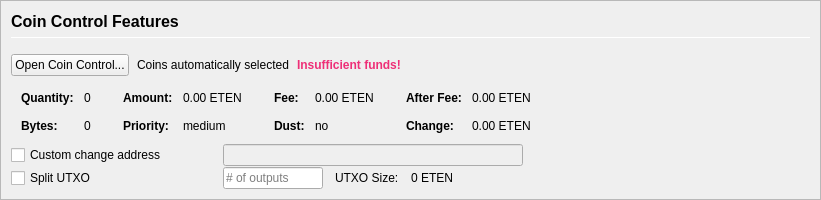
         <widget class="QFrame" name="frameCoinControl">
          <property name="sizePolicy">
           <sizepolicy hsizetype="Expanding" vsizetype="Expanding">
            <horstretch>0</horstretch>
            <verstretch>0</verstretch>
           </sizepolicy>
          </property>
          <property name="maximumSize">
           <size>
            <width>16777215</width>
            <height>16777215</height>
           </size>
          </property>
          <property name="frameShape">
           <enum>QFrame::StyledPanel</enum>
          </property>
          <property name="frameShadow">
           <enum>QFrame::Sunken</enum>
          </property>
          <layout class="QVBoxLayout" name="verticalLayoutCoinControl2">
           <property name="spacing">
            <number>0</number>
           </property>
           <property name="leftMargin">
            <number>0</number>
           </property>
           <property name="topMargin">
            <number>0</number>
           </property>
           <property name="rightMargin">
            <number>0</number>
           </property>
           <property name="bottomMargin">
            <number>0</number>
           </property>
           <item>
            <widget class="QFrame" name="frameCoinControl_BG">
             <layout class="QVBoxLayout" name="verticalLayoutCoinControl" stretch="0,0,0,0,0,0">
              <property name="spacing">
               <number>1</number>
              </property>
              <property name="leftMargin">
               <number>10</number>
              </property>
              <property name="topMargin">
               <number>10</number>
              </property>
              <item>
               <layout class="QHBoxLayout" name="horizontalLayoutCoinControl1">
                <property name="bottomMargin">
                 <number>15</number>
                </property>
                <item>
                 <layout class="QVBoxLayout" name="verticalLayout_3">
                  <property name="spacing">
                   <number>6</number>
                  </property>
                  <item>
                   <widget class="QLabel" name="labelCoinControlFeatures">
                    <property name="sizePolicy">
                     <sizepolicy hsizetype="Preferred" vsizetype="Maximum">
                      <horstretch>0</horstretch>
                      <verstretch>0</verstretch>
                     </sizepolicy>
                    </property>
                    <property name="minimumSize">
                     <size>
                      <width>0</width>
                      <height>20</height>
                     </size>
                    </property>
                    <property name="font">
                     <font>
                      <pointsize>12</pointsize>
                      <weight>75</weight>
                      <bold>true</bold>
                     </font>
                    </property>
                    <property name="styleSheet">
                     <string notr="true">font-weight:bold;</string>
                    </property>
                    <property name="text">
                     <string>Coin Control Features</string>
                    </property>
                   </widget>
                  </item>
                  <item>
                   <widget class="Line" name="line">
                    <property name="minimumSize">
                     <size>
                      <width>0</width>
                      <height>1</height>
                     </size>
                    </property>
                    <property name="maximumSize">
                     <size>
                      <width>16777215</width>
                      <height>1</height>
                     </size>
                    </property>
                    <property name="orientation">
                     <enum>Qt::Horizontal</enum>
                    </property>
                   </widget>
                  </item>
                 </layout>
                </item>
               </layout>
              </item>
              <item>
               <layout class="QHBoxLayout" name="horizontalLayoutCoinControl2" stretch="0,0,0,0">
                <property name="spacing">
                 <number>8</number>
                </property>
                <property name="bottomMargin">
                 <number>10</number>
                </property>
                <item>
                 <widget class="QPushButton" name="pushButtonCoinControl">
                  <property name="styleSheet">
                   <string notr="true"/>
                  </property>
                  <property name="text">
                   <string>Open Coin Control...</string>
                  </property>
                  <property name="autoDefault">
                   <bool>false</bool>
                  </property>
                 </widget>
                </item>
                <item>
                 <widget class="QLabel" name="labelCoinControlAutomaticallySelected">
                  <property name="text">
                   <string>Coins automatically selected</string>
                  </property>
                  <property name="margin">
                   <number>5</number>
                  </property>
                 </widget>
                </item>
                <item>
                 <widget class="QLabel" name="labelCoinControlInsuffFunds">
                  <property name="font">
                   <font>
                    <weight>75</weight>
                    <bold>true</bold>
                   </font>
                  </property>
                  <property name="styleSheet">
                   <string notr="true">color: #ee2f77;font-weight:bold;</string>
                  </property>
                  <property name="text">
                   <string>Insufficient funds!</string>
                  </property>
                  <property name="margin">
                   <number>5</number>
                  </property>
                 </widget>
                </item>
                <item>
                 <spacer name="horizontalSpacerCoinControl">
                  <property name="orientation">
                   <enum>Qt::Horizontal</enum>
                  </property>
                  <property name="sizeHint" stdset="0">
                   <size>
                    <width>40</width>
                    <height>1</height>
                   </size>
                  </property>
                 </spacer>
                </item>
               </layout>
              </item>
              <item>
               <widget class="QWidget" name="widgetCoinControl" native="true">
                <property name="sizePolicy">
                 <sizepolicy hsizetype="Preferred" vsizetype="Preferred">
                  <horstretch>0</horstretch>
                  <verstretch>0</verstretch>
                 </sizepolicy>
                </property>
                <property name="minimumSize">
                 <size>
                  <width>0</width>
                  <height>0</height>
                 </size>
                </property>
                <property name="styleSheet">
                 <string notr="true"/>
                </property>
                <layout class="QHBoxLayout" name="horizontalLayoutCoinControl5">
                 <property name="leftMargin">
                  <number>0</number>
                 </property>
                 <property name="topMargin">
                  <number>0</number>
                 </property>
                 <property name="rightMargin">
                  <number>0</number>
                 </property>
                 <property name="bottomMargin">
                  <number>0</number>
                 </property>
                 <item>
                  <layout class="QHBoxLayout" name="horizontalLayoutCoinControl3" stretch="0,0,0,1">
                   <property name="spacing">
                    <number>20</number>
                   </property>
                   <property name="topMargin">
                    <number>0</number>
                   </property>
                   <property name="bottomMargin">
                    <number>10</number>
                   </property>
                   <item>
                    <layout class="QFormLayout" name="formLayoutCoinControl1">
                     <property name="horizontalSpacing">
                      <number>10</number>
                     </property>
                     <property name="verticalSpacing">
                      <number>14</number>
                     </property>
                     <property name="leftMargin">
                      <number>10</number>
                     </property>
                     <property name="topMargin">
                      <number>4</number>
                     </property>
                     <property name="rightMargin">
                      <number>6</number>
                     </property>
                     <item row="0" column="0">
                      <widget class="QLabel" name="labelCoinControlQuantityText">
                       <property name="font">
                        <font>
                         <weight>75</weight>
                         <bold>true</bold>
                        </font>
                       </property>
                       <property name="text">
                        <string>Quantity:</string>
                       </property>
                       <property name="margin">
                        <number>0</number>
                       </property>
                      </widget>
                     </item>
                     <item row="0" column="1">
                      <widget class="QLabel" name="labelCoinControlQuantity">
                       <property name="cursor">
                        <cursorShape>IBeamCursor</cursorShape>
                       </property>
                       <property name="contextMenuPolicy">
                        <enum>Qt::ActionsContextMenu</enum>
                       </property>
                       <property name="text">
                        <string notr="true">0</string>
                       </property>
                       <property name="margin">
                        <number>0</number>
                       </property>
                       <property name="textInteractionFlags">
                        <set>Qt::LinksAccessibleByMouse|Qt::TextSelectableByKeyboard|Qt::TextSelectableByMouse</set>
                       </property>
                      </widget>
                     </item>
                     <item row="1" column="0">
                      <widget class="QLabel" name="labelCoinControlBytesText">
                       <property name="font">
                        <font>
                         <weight>75</weight>
                         <bold>true</bold>
                        </font>
                       </property>
                       <property name="text">
                        <string>Bytes:</string>
                       </property>
                      </widget>
                     </item>
                     <item row="1" column="1">
                      <widget class="QLabel" name="labelCoinControlBytes">
                       <property name="cursor">
                        <cursorShape>IBeamCursor</cursorShape>
                       </property>
                       <property name="contextMenuPolicy">
                        <enum>Qt::ActionsContextMenu</enum>
                       </property>
                       <property name="text">
                        <string notr="true">0</string>
                       </property>
                       <property name="textInteractionFlags">
                        <set>Qt::LinksAccessibleByMouse|Qt::TextSelectableByKeyboard|Qt::TextSelectableByMouse</set>
                       </property>
                      </widget>
                     </item>
                    </layout>
                   </item>
                   <item>
                    <layout class="QFormLayout" name="formLayoutCoinControl2">
                     <property name="horizontalSpacing">
                      <number>10</number>
                     </property>
                     <property name="verticalSpacing">
                      <number>14</number>
                     </property>
                     <property name="leftMargin">
                      <number>6</number>
                     </property>
                     <property name="topMargin">
                      <number>4</number>
                     </property>
                     <property name="rightMargin">
                      <number>6</number>
                     </property>
                     <item row="0" column="0">
                      <widget class="QLabel" name="labelCoinControlAmountText">
                       <property name="font">
                        <font>
                         <weight>75</weight>
                         <bold>true</bold>
                        </font>
                       </property>
                       <property name="text">
                        <string>Amount:</string>
                       </property>
                       <property name="margin">
                        <number>0</number>
                       </property>
                      </widget>
                     </item>
                     <item row="0" column="1">
                      <widget class="QLabel" name="labelCoinControlAmount">
                       <property name="cursor">
                        <cursorShape>IBeamCursor</cursorShape>
                       </property>
                       <property name="contextMenuPolicy">
                        <enum>Qt::ActionsContextMenu</enum>
                       </property>
                       <property name="text">
                        <string notr="true">0.00 ETEN</string>
                       </property>
                       <property name="textInteractionFlags">
                        <set>Qt::LinksAccessibleByMouse|Qt::TextSelectableByKeyboard|Qt::TextSelectableByMouse</set>
                       </property>
                      </widget>
                     </item>
                     <item row="1" column="0">
                      <widget class="QLabel" name="labelCoinControlPriorityText">
                       <property name="font">
                        <font>
                         <weight>75</weight>
                         <bold>true</bold>
                        </font>
                       </property>
                       <property name="text">
                        <string>Priority:</string>
                       </property>
                      </widget>
                     </item>
                     <item row="1" column="1">
                      <widget class="QLabel" name="labelCoinControlPriority">
                       <property name="cursor">
                        <cursorShape>IBeamCursor</cursorShape>
                       </property>
                       <property name="contextMenuPolicy">
                        <enum>Qt::ActionsContextMenu</enum>
                       </property>
                       <property name="text">
                        <string>medium</string>
                       </property>
                       <property name="textInteractionFlags">
                        <set>Qt::LinksAccessibleByMouse|Qt::TextSelectableByKeyboard|Qt::TextSelectableByMouse</set>
                       </property>
                      </widget>
                     </item>
                    </layout>
                   </item>
                   <item>
                    <layout class="QFormLayout" name="formLayoutCoinControl3">
                     <property name="horizontalSpacing">
                      <number>10</number>
                     </property>
                     <property name="verticalSpacing">
                      <number>14</number>
                     </property>
                     <property name="leftMargin">
                      <number>6</number>
                     </property>
                     <property name="topMargin">
                      <number>4</number>
                     </property>
                     <property name="rightMargin">
                      <number>6</number>
                     </property>
                     <item row="0" column="0">
                      <widget class="QLabel" name="labelCoinControlFeeText">
                       <property name="font">
                        <font>
                         <weight>75</weight>
                         <bold>true</bold>
                        </font>
                       </property>
                       <property name="text">
                        <string>Fee:</string>
                       </property>
                       <property name="margin">
                        <number>0</number>
                       </property>
                      </widget>
                     </item>
                     <item row="0" column="1">
                      <widget class="QLabel" name="labelCoinControlFee">
                       <property name="cursor">
                        <cursorShape>IBeamCursor</cursorShape>
                       </property>
                       <property name="contextMenuPolicy">
                        <enum>Qt::ActionsContextMenu</enum>
                       </property>
                       <property name="text">
                        <string notr="true">0.00 ETEN</string>
                       </property>
                       <property name="textInteractionFlags">
                        <set>Qt::LinksAccessibleByMouse|Qt::TextSelectableByKeyboard|Qt::TextSelectableByMouse</set>
                       </property>
                      </widget>
                     </item>
                     <item row="1" column="0">
                      <widget class="QLabel" name="labelCoinControlLowOutputText">
                       <property name="font">
                        <font>
                         <weight>75</weight>
                         <bold>true</bold>
                        </font>
                       </property>
                       <property name="text">
                        <string>Dust:</string>
                       </property>
                      </widget>
                     </item>
                     <item row="1" column="1">
                      <widget class="QLabel" name="labelCoinControlLowOutput">
                       <property name="cursor">
                        <cursorShape>IBeamCursor</cursorShape>
                       </property>
                       <property name="contextMenuPolicy">
                        <enum>Qt::ActionsContextMenu</enum>
                       </property>
                       <property name="text">
                        <string>no</string>
                       </property>
                       <property name="textInteractionFlags">
                        <set>Qt::LinksAccessibleByMouse|Qt::TextSelectableByKeyboard|Qt::TextSelectableByMouse</set>
                       </property>
                      </widget>
                     </item>
                    </layout>
                   </item>
                   <item>
                    <layout class="QFormLayout" name="formLayoutCoinControl4">
                     <property name="horizontalSpacing">
                      <number>10</number>
                     </property>
                     <property name="verticalSpacing">
                      <number>14</number>
                     </property>
                     <property name="leftMargin">
                      <number>6</number>
                     </property>
                     <property name="topMargin">
                      <number>4</number>
                     </property>
                     <property name="rightMargin">
                      <number>6</number>
                     </property>
                     <item row="0" column="0">
                      <widget class="QLabel" name="labelCoinControlAfterFeeText">
                       <property name="font">
                        <font>
                         <weight>75</weight>
                         <bold>true</bold>
                        </font>
                       </property>
                       <property name="text">
                        <string>After Fee:</string>
                       </property>
                       <property name="margin">
                        <number>0</number>
                       </property>
                      </widget>
                     </item>
                     <item row="0" column="1">
                      <widget class="QLabel" name="labelCoinControlAfterFee">
                       <property name="cursor">
                        <cursorShape>IBeamCursor</cursorShape>
                       </property>
                       <property name="contextMenuPolicy">
                        <enum>Qt::ActionsContextMenu</enum>
                       </property>
                       <property name="text">
                        <string notr="true">0.00 ETEN</string>
                       </property>
                       <property name="textInteractionFlags">
                        <set>Qt::LinksAccessibleByMouse|Qt::TextSelectableByKeyboard|Qt::TextSelectableByMouse</set>
                       </property>
                      </widget>
                     </item>
                     <item row="1" column="0">
                      <widget class="QLabel" name="labelCoinControlChangeText">
                       <property name="font">
                        <font>
                         <weight>75</weight>
                         <bold>true</bold>
                        </font>
                       </property>
                       <property name="text">
                        <string>Change:</string>
                       </property>
                      </widget>
                     </item>
                     <item row="1" column="1">
                      <widget class="QLabel" name="labelCoinControlChange">
                       <property name="cursor">
                        <cursorShape>IBeamCursor</cursorShape>
                       </property>
                       <property name="contextMenuPolicy">
                        <enum>Qt::ActionsContextMenu</enum>
                       </property>
                       <property name="text">
                        <string notr="true">0.00 ETEN</string>
                       </property>
                       <property name="textInteractionFlags">
                        <set>Qt::LinksAccessibleByMouse|Qt::TextSelectableByKeyboard|Qt::TextSelectableByMouse</set>
                       </property>
                      </widget>
                     </item>
                    </layout>
                   </item>
                  </layout>
                 </item>
                </layout>
               </widget>
              </item>
              <item>
               <layout class="QHBoxLayout" name="horizontalLayoutCoinControl4">
                <property name="spacing">
                 <number>12</number>
                </property>
                <property name="sizeConstraint">
                 <enum>QLayout::SetDefaultConstraint</enum>
                </property>
                <property name="topMargin">
                 <number>0</number>
                </property>
                <property name="rightMargin">
                 <number>0</number>
                </property>
                <item>
                 <widget class="QCheckBox" name="checkBoxCoinControlChange">
                  <property name="sizePolicy">
                   <sizepolicy hsizetype="Preferred" vsizetype="Preferred">
                    <horstretch>0</horstretch>
                    <verstretch>0</verstretch>
                   </sizepolicy>
                  </property>
                  <property name="minimumSize">
                   <size>
                    <width>200</width>
                    <height>0</height>
                   </size>
                  </property>
                  <property name="maximumSize">
                   <size>
                    <width>200</width>
                    <height>16777215</height>
                   </size>
                  </property>
                  <property name="toolTip">
                   <string>If this is activated, but the change address is empty or invalid, change will be sent to a newly generated address.</string>
                  </property>
                  <property name="text">
                   <string>Custom change address</string>
                  </property>
                 </widget>
                </item>
                <item>
                 <widget class="QValidatedLineEdit" name="lineEditCoinControlChange">
                  <property name="enabled">
                   <bool>false</bool>
                  </property>
                  <property name="sizePolicy">
                   <sizepolicy hsizetype="Preferred" vsizetype="Preferred">
                    <horstretch>0</horstretch>
                    <verstretch>0</verstretch>
                   </sizepolicy>
                  </property>
                  <property name="minimumSize">
                   <size>
                    <width>300</width>
                    <height>0</height>
                   </size>
                  </property>
                 </widget>
                </item>
                <item>
                 <widget class="QLabel" name="labelCoinControlChangeLabel">
                  <property name="sizePolicy">
                   <sizepolicy hsizetype="Preferred" vsizetype="Preferred">
                    <horstretch>0</horstretch>
                    <verstretch>0</verstretch>
                   </sizepolicy>
                  </property>
                  <property name="minimumSize">
                   <size>
                    <width>100</width>
                    <height>0</height>
                   </size>
                  </property>
                  <property name="text">
                   <string/>
                  </property>
                  <property name="margin">
                   <number>3</number>
                  </property>
                 </widget>
                </item>
               </layout>
              </item>
              <item>
               <layout class="QHBoxLayout" name="horizontalLayoutCoinControl6">
                <property name="spacing">
                 <number>12</number>
                </property>
                <property name="rightMargin">
                 <number>0</number>
                </property>
                <item>
                 <widget class="QCheckBox" name="splitBlockCheckBox">
                  <property name="sizePolicy">
                   <sizepolicy hsizetype="Preferred" vsizetype="Preferred">
                    <horstretch>0</horstretch>
                    <verstretch>0</verstretch>
                   </sizepolicy>
                  </property>
                  <property name="minimumSize">
                   <size>
                    <width>200</width>
                    <height>0</height>
                   </size>
                  </property>
                  <property name="maximumSize">
                   <size>
                    <width>200</width>
                    <height>16777215</height>
                   </size>
                  </property>
                  <property name="text">
                   <string>Split UTXO</string>
                  </property>
                 </widget>
                </item>
                <item>
                 <widget class="QLineEdit" name="splitBlockLineEdit">
                  <property name="sizePolicy">
                   <sizepolicy hsizetype="Preferred" vsizetype="Preferred">
                    <horstretch>50</horstretch>
                    <verstretch>0</verstretch>
                   </sizepolicy>
                  </property>
                  <property name="minimumSize">
                   <size>
                    <width>100</width>
                    <height>0</height>
                   </size>
                  </property>
                  <property name="maximumSize">
                   <size>
                    <width>100</width>
                    <height>16777215</height>
                   </size>
                  </property>
                  <property name="placeholderText">
                   <string># of outputs</string>
                  </property>
                 </widget>
                </item>
                <item>
                 <widget class="QLabel" name="labelBlockSizeText">
                  <property name="text">
                   <string>UTXO Size:</string>
                  </property>
                 </widget>
                </item>
                <item>
                 <widget class="QLabel" name="labelBlockSize">
                  <property name="text">
                   <string>0 ETEN</string>
                  </property>
                 </widget>
                </item>
                <item>
                 <spacer name="horizontalSpacer_7">
                  <property name="orientation">
                   <enum>Qt::Horizontal</enum>
                  </property>
                  <property name="sizeHint" stdset="0">
                   <size>
                    <width>40</width>
                    <height>20</height>
                   </size>
                  </property>
                 </spacer>
                </item>
               </layout>
              </item>
              <item>
               <spacer name="verticalSpacerCoinControl">
                <property name="orientation">
                 <enum>Qt::Vertical</enum>
                </property>
                <property name="sizeHint" stdset="0">
                 <size>
                  <width>800</width>
                  <height>1</height>
                 </size>
                </property>
               </spacer>
              </item>
             </layout>
            </widget>
           </item>
          </layout>
         </widget>
